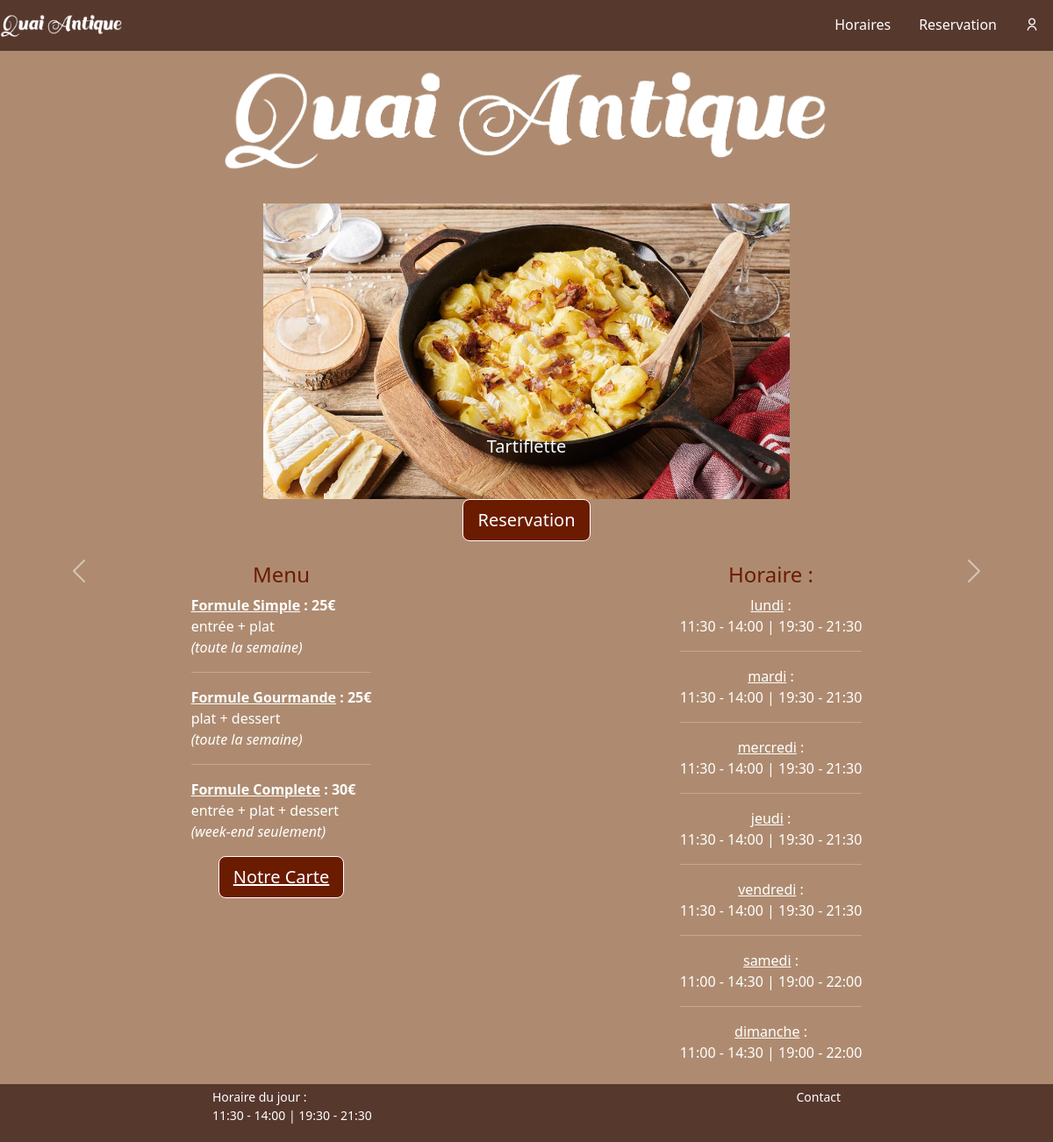
The page / on the database its author committed.
### tables this page shows
CREATE TABLE `galerieImage` (
    `galerieImage_id` INT(11) NOT NULL PRIMARY KEY AUTO_INCREMENT,
    `galerieImage_name` VARCHAR(36) NOT NULL,
    `galerieImage_imgLink` VARCHAR(255) NOT NULL
);

CREATE TABLE `horaire` (
    `horaire_id` INT(3) NOT NULL PRIMARY KEY AUTO_INCREMENT,
    `horaire_day` VARCHAR(36) NOT NULL,
    `horaire_time` VARCHAR(36) NOT NULL,
    `horaire_start` TIME,
    `horaire_end` TIME
);

### php-pages/functions.php (called while the page is built, shortened)
<?php
function heureminute($heure) {
   $arrayheure = explode(':',$heure);
   $newheure = $arrayheure[0].':'.$arrayheure[1];
   return $newheure;
}
function JourdeSemaine() {
    $today = date("l");
    switch ($today) {
        case 'Thursday':
            $today = 'jeudi';
            break;
    }
    return $today;
}
?>

### index.php (the view, shortened to what this page needs)
<?php
include 'mysql/connect.php';
include 'php-pages/functions.php';
?>
<!DOCTYPE html>
<html lang="en">
<head>
    <link href="https://cdn.jsdelivr.net/npm/bootstrap@5.3.0/dist/css/bootstrap.min.css" rel="stylesheet">
    <link href="https://cdn.jsdelivr.net/npm/remixicon@2.3.0/fonts/remixicon.css" rel="stylesheet">
    <link rel="stylesheet" href="stylesheets/style.css" />
    <link rel="stylesheet" href="stylesheets/header.css" />
    <link rel="stylesheet" href="stylesheets/footer.css" />
    <link rel="stylesheet" href="stylesheets/button.css" />
</head>
<body>
    <nav class="navbar fixed-top justify-content-between">
        <a class="navbar-brand" href="#header">
            <img src="assets/logo.png" width="140" height="30" />
        </a>
        <ul class="nav justify-content-end">
            <li class="nav-item">
                <a class="nav-link" href="#horaire">Horaires</a>
            </li>
            <li class="nav-item">
                <a class="nav-link" href="#reservation">Reservation</a>
            </li>
            <li class="nav-item">
                <a class="nav-link" href="php-pages/connexion.php">
                    <i class="ri-user-line"></i>
                </a>
            </li>
        </ul>
    </nav>
    <header id="header">
        <div class="text-center mt-5 py-4">
            <img src="assets/logo.png" width="700" height="130" class="img-fluid" alt="Responsive image" />
        </div>
    </header>
    <main>
        <section class="Images">
            <div id="carouselGalerieImage" class="carousel slide" data-ride="carousel">
                <div class="carousel-inner">
                    <?php
                    $isfirst = true;
                    foreach ($pdo->query("SELECT * FROM `galerieImage` ORDER BY `galerieImage_id`", PDO::FETCH_ASSOC) as $img) {
                        if ($isfirst) {
                            $isfirst = false;
                            echo
                            "<div class='carousel-item active'>
                                <img class='d-block w-50 mx-auto' src=" . $img['galerieImage_imgLink'] . ">
                                <div class='carousel-caption d-none d-md-block'>
                                    <h5>" . $img['galerieImage_name'] . "</h5>
                                </div>
                            </div>";
                        }
                    }
                    ?>
                </div>
            </div>
            <div class="align-self-center">
                <button class="carousel-control-prev" href="#carouselGalerieImage" role="button" data-slide="prev">
                    <span class="carousel-control-prev-icon"></span>
                </button>
                <button class="carousel-control-next" href="#carouselGalerieImage" role="button" data-slide="next">
                    <span class="carousel-control-next-icon"></span>
                </button>
            </div>
        </section>
        <section id="reservation">
            <div class="text-center" href="#">
                <button type="button" class="btn btn-quaiAntique btn-lg">Reservation</button>
            </div>
        </section>
        <section class="container -appear mt-3 py-2 nav-pc">
            <article class="d-flex justify-content-around">
                <div class="order-lg-1">
                    <div class="px-5" id="menu">
                        <h4 class="text-center">Menu </h4>
                        <p>
                            <b><u>Formule Simple</u> : 25€ </b><br>
                            entrée + plat <br>
                            <i>(toute la semaine)</i>
                        </p>
                        <hr>
                        <p>
                            <b><u>Formule Gourmande</u> : 25€ </b> <br>
                            plat + dessert <br>
                            <i>(toute la semaine)</i>
                        </p>
                        <hr>
                        <p>
                            <b><u>Formule Complete</u> : 30€ </b> <br>
                            entrée + plat + dessert <br>
                            <i>(week-end seulement)</i>
                        </p>
                    </div>
                    <div class="text-center px-5" id="carte">
                        <button type="button" class="btn btn-quaiAntique btn-lg">
                            <a class="text-url-button" href="php-pages/carte.php">Notre Carte </a>
                        </button>
                    </div>
                </div>
                <div id="horaire" class="order-lg-2">
                    <div class="text-center px-5">
                        <h4>Horaire :</h4>
                        <?php
                        $day = null;
                        foreach ($pdo->query("SELECT * FROM `horaire` ORDER BY `horaire_id`", PDO::FETCH_ASSOC) as $h) {
                            if ($h['horaire_day'] != $day) {
                                $day = $h['horaire_day'];
                                echo "<u><bold>" . $day . "</bold></u> :<br>";
                                if ($h['horaire_start'] == "0:00:00" and $h['horaire_end']) {
                                    echo "<p>FERMÉ | ";
                                } else {
                                    echo "<p>" . heureminute($h['horaire_start']) . " - " . heureminute($h['horaire_end']) . " | ";
                                }
                            } else {
                                if ($h['horaire_start'] == "0:00:00" and $h['horaire_end']) {
                                    echo " FERMÉ </p>";
                                } else {
                                    echo heureminute($h['horaire_start']) . " - " . heureminute($h['horaire_end']) . "</p>";
                                }
                            }
                            if ($h['horaire_day'] != 'dimanche' && $h['horaire_time'] == 'diner') {
                                echo "<hr></hr>";
                            }
                        }
                        ?>
                    </div>
                </div>
            </article>
        </section>
    </main>
    <footer class="py-1 d-flex justify-content-around ">
        <div class="HoraireAujourdhui small">
            Horaire du jour : <br>
            <?php
            $today = JourdeSemaine();
            foreach ($pdo->query("SELECT * FROM `horaire` ORDER BY `horaire_id`", PDO::FETCH_ASSOC) as $h) {
                if ($h['horaire_day'] == $today && $h['horaire_time'] == 'dejeuner') {
                    echo "<p>" . heureminute($h['horaire_start']) . " - " . heureminute($h['horaire_end']) . " | ";
                }
                if ($h['horaire_day'] == $today && $h['horaire_time'] == 'diner') {
                    echo heureminute($h['horaire_start']) . " - " . heureminute($h['horaire_end']) . "</p>";
                }
            }
            ?>
        </div>
        <div class="Contact">
            <p class="small">
                Contact
            </p>
        </div>
    </footer>
</body>
</html>

### stylesheets/style.css (style rules this page uses)
body { background-color: #ae8b70; color: white; }
.text-url-button:link { color: white; }
.carousel-inner img { width: auto; height: auto; }
h4 { color: #6B1B00; }

### stylesheets/header.css (style rules this page uses)
.navbar { background-color: #56382d; }
.nav-link, .nav-link:visited { color: white; }

### stylesheets/footer.css (style rules this page uses)
footer { background-color: #56382d; color: white; }

### stylesheets/button.css (style rules this page uses)
.btn-quaiAntique { color: #FFFFFF; background-color: #6B1B00; border-color: #FFFFFF; }

### rows shown on the page
galerieimage: galerieImage_imgLink (picture), galerieImage_name "Tartiflette"
horaire: horaire_day "lundi", horaire_start "11:30", horaire_end "14:00"
horaire: horaire_start "19:30", horaire_end "21:30", horaire_time "diner" (drawn)
horaire: horaire_day "mardi", horaire_start "11:30", horaire_end "14:00"
horaire: horaire_start "19:30", horaire_end "21:30", horaire_time "diner" (drawn)
horaire: horaire_day "mercredi", horaire_start "11:30", horaire_end "14:00"
horaire: horaire_start "19:30", horaire_end "21:30", horaire_time "diner" (drawn)
horaire: horaire_day "jeudi", horaire_start "11:30", horaire_end "14:00"
horaire: horaire_start "19:30", horaire_end "21:30", horaire_time "diner" (drawn)
horaire: horaire_day "vendredi", horaire_start "11:30", horaire_end "14:00"
horaire: horaire_start "19:30", horaire_end "21:30", horaire_time "diner" (drawn)
horaire: horaire_day "samedi", horaire_start "11:00", horaire_end "14:30"
horaire: horaire_start "19:00", horaire_end "22:00", horaire_time "diner" (drawn)
horaire: horaire_day "dimanche", horaire_start "11:00", horaire_end "14:30"
horaire: horaire_start "19:00", horaire_end "22:00"
